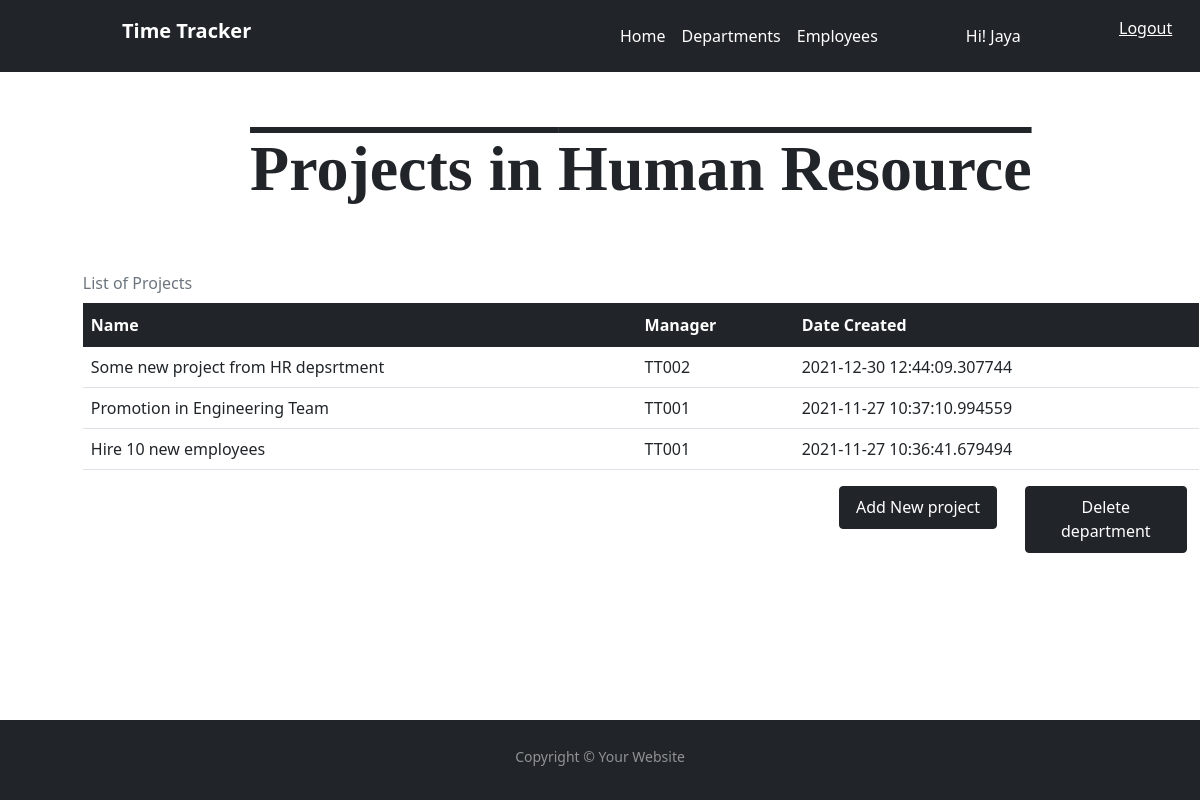
Screenshot of /departments/1 (signed in) with the database file from the repository.
### timetracker/models.py (models this page shows, shortened)
class Employee(db.Model, UserMixin):
    __tablename__ = 'employees'
    id = db.Column(db.Integer,primary_key=True)
    email = db.Column(db.String(64),unique=True,index=True)
    emp_id = db.Column(db.String(64),unique=True,index=True)
    first_name = db.Column(db.String(64))
    last_name = db.Column(db.String(64))
    password_hash = db.Column(db.String(128))
    department_id = db.Column(db.Integer, db.ForeignKey('departments.id'))
    projects =db.relationship('Project', backref='pm',
                                lazy='dynamic')
    tasks = db.relationship("Task", backref = "assigned_to",lazy='dynamic')
    is_admin = db.Column(db.Boolean, default=False)
    is_manager = db.Column(db.Boolean, default=False)

class Department(db.Model):
    __tablename__ = 'departments'
    id = db.Column(db.Integer, primary_key=True)
    name = db.Column(db.String(60), unique=True)
    employees = db.relationship('Employee', backref='department',
                                lazy='dynamic')
    projects = db.relationship('Project', backref='department_belong_to', lazy=True)

class Project(db.Model):
    __tablename__ = 'projects'
    id = db.Column(db.Integer, primary_key=True)
    name = db.Column(db.String(60), unique=True)
    date = db.Column(db.DateTime, nullable=False, default=datetime.utcnow)
    department_id = db.Column(db.Integer, db.ForeignKey('departments.id'), )
    project_manager = db.Column(db.String, db.ForeignKey('employees.emp_id'), )
    tasks = db.relationship('Task', backref='project_belong_to', lazy=True)

### timetracker/admin/views.py (the view, shortened to what this page needs)
@admin.route("/departments/<int:id>", methods=["GET", "POST"])
@login_required
def departmentpage(id):
    check_admin()
    department = Department.query.get(id)
    projects = Project.query.filter_by(department_belong_to=department).order_by(Project.date.desc()).all()
    return render_template("admin/departmentpage.html",
                           department = department,
                           projects = projects,
                           title=department.name)

### timetracker/admin/views.py (called while the page is built)
def check_admin():
    if not current_user.is_admin:
        abort(403)

### timetracker/models.py (called while the page is built)
@login_manager.user_loader
def load_user(user_id):
    return Employee.query.get(user_id)

### timetracker/templates/admin/departmentpage.html (shortened to what this page needs)
{% extends "base.html" %}
{% block content %}
<div class="container-fluid">
     <div class="container cards-container">
        <h1 class="page-heading"> <b>Projects in {{ department.name }}</b></h1>
        <table class="table caption-top table-hover">
            <caption>List of Projects</caption>
            <thead>
                <tr class="table-dark">
                  <th scope="col">Name</th>
                  <th scope="col">Manager</th>
                  <th scope="col">Date Created</th>
                </tr>
            </thead>
          <tbody>
          {% for project in projects %}
              <tr>
                <td> {{ project.name }} </td>
                <td> {{ project.project_manager }} </td>
                <td>{{ project.date }} </td>
              </tr>
         {% endfor %}
          </tbody>
        </table>
         <div class = "container">
             <div class = "row">
                 <div class="col-lg-8"></div>
                 <div class="col-lg-2">
                     <button type="button" class="btn btn-dark add-new" onclick="enableform()">Add New project</button>
                 </div>
                 <div class="col-lg-2">
                     <form method="POST" onsubmit="return confirm('Projects under this department will also be deleted ! Still want to continue? ');" action="delete/{{ department.id }}">
                     <button type="submit" class="btn btn-dark add-new" >Delete department</button>
                     </form>
                 </div>
             </div>
         </div>
    </div>
</div>
{% endblock content%}

### timetracker/templates/base.html (shortened to what this page needs)
<!DOCTYPE html>
<html lang="en" xmlns="http://www.w3.org/1999/html">
<head>
   <link href="https://cdn.jsdelivr.net/npm/bootstrap@5.1.3/dist/css/bootstrap.min.css" rel="stylesheet">
    <link href="{{ url_for('static', filename='css/style.css') }}" rel="stylesheet">
</head>
<body>
<section id="header">
    <div id="gloablnav">
      <nav class="navbar navbar-expand-lg navbar-dark bg-dark">
          <div class="container-fluid">
              <div class="container">
                  <div class = "row">
                      <div class="col-lg-6">
                        {% if current_user.is_admin %}
                        <a class="navbar-brand" href="{{ url_for('admin.admin_dashboard') }}"><b>Time Tracker</b></a>
                         {% else %}
                         <a class="navbar-brand" href="{{ url_for('users.dashboard') }}"><b>Time Tracker</b></a>
                         {% endif %}
                      </div>
                      <div class="col-lg-5">
                          <div class="navbar-nav">
                          {% if current_user.is_authenticated %}
                              {% if current_user.is_admin %}
                                 <a class="nav-link active" aria-current="page" href="{{ url_for('admin.admin_dashboard') }}">Home</a>
                                 <a class="nav-link active" aria-current="page" href="{{ url_for('admin.list_departments' ) }}">Departments</a>
                                 <a class="nav-link active" href="{{ url_for('admin.list_employees') }}">Employees</a>
                              {% else %}
                                 <a class="nav-link active" aria-current="page" href="{{ url_for('users.dashboard') }}">Home</a>
                                 <a class="nav-link active" href="#">Projects</a>
                                 <a class="nav-link active" href="#">Tasks</a>
                              {% endif %}
                            <p class="greetings">Hi! {{ current_user.first_name }}<p/>
                            {% endif %}
                          </div>
                      </div>
                      <div class="col-lg-1">
                          <a class="logout" href=" {{ url_for('users.logout') }}">Logout</a>
                      </div>
                  </div>
              </div>
          </div>
      </nav>
    </div>
</section>
{% block content %}
{% endblock %}
<footer id= "footer" class="flex-shrink-0 py-4 bg-dark text-white-50">
    <div class="container text-center">
      <small>Copyright &copy; Your Website</small>
    </div>
  </footer>
</body>
</html>

### timetracker/static/css/style.css (style rules this page uses)
.navbar-brand { margin-left: 5rem; }
.navbar { padding-top: 1rem; }
.logout { margin-top: 0.5rem; margin-left: 2rem; color: #ffff; }
.greetings { margin-top: 0.5rem; margin-left: 5rem; color: #ffff; }
#footer { position:fixed; left:0px; bottom:0px; height:5rem; width:100%; }
.cards-container { margin: 5% 5%; }
.page-heading { text-align: center; margin-bottom: 5%; text-decoration: overline; font-family: cursive; font-size: 4rem; }
.add-new { padding-left: 10%; padding-right: 10%; padding-top: 5%; padding-bottom:5% }

### rows the page displays
Employee: first_name "Jaya"
Department: name "Human Resource"
Project: name "Some new project from HR depsrtment", project_manager "TT002", date "2021-12-30 12:44:09.307744"
Project: name "Promotion in Engineering Team", project_manager "TT001", date "2021-11-27 10:37:10.994559"
Project: name "Hire 10 new employees", project_manager "TT001", date "2021-11-27 10:36:41.679494"
